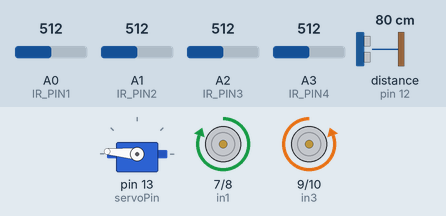
Recording of a sketch running on a simulated Arduino Uno, built with avr-gcc and run on an emulated ATmega328P. Shown: servo, motor-driver pin pairs drawn as motors (green arrow = first pin HIGH = forward, orange = second pin HIGH = backward, longer = more drive). Wiring (inferred from the names in the program): ultrasonic range finder: trigger pin 11; echo pin 12. The test bench sets the inputs (shaded band); at power-on: distance to the obstacle (sensor on pin 12) 80 cm, A0 (IR_PIN1) = 512, A1 (IR_PIN2) = 512, A2 (IR_PIN3) = 512, A3 (IR_PIN4) = 512. The echo pulse lasts 58.3 µs per cm; what the sketch prints to the serial monitor is not drawn.

Above: at 1.2 s.
1.3 s: distance to the obstacle (sensor on pin 12) set to 33 cm
At 2.0 s:
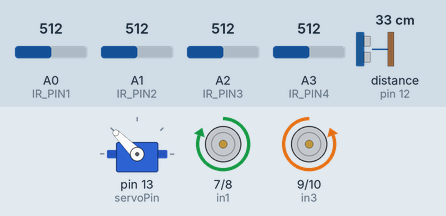
4.3 s: distance to the obstacle (sensor on pin 12) set to 29 cm
At 4.42 s:
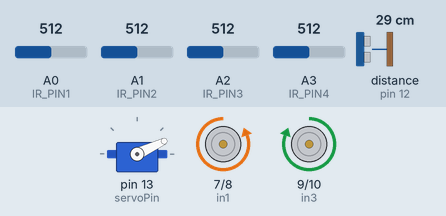
At 6.52 s:
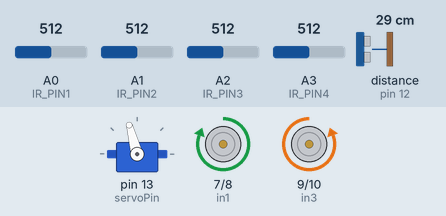
10.3 s: distance to the obstacle (sensor on pin 12) set to 2 cm
Timing chart, 0 to 19.3 s (numbered marks = the images above; inputs shaded):
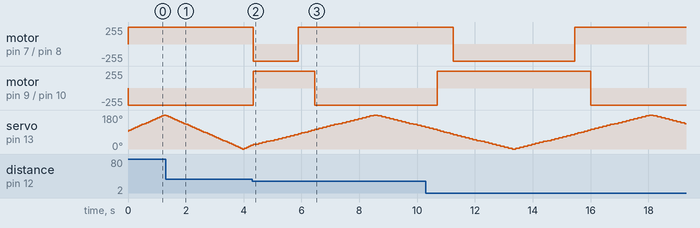

Measured:
- the behaviour switches between 31 and 30 cm on distance to the obstacle (sensor on pin 12) (found by bisection; images 1 and 2)
- after the input at 4.3 s, motor on pin 7 (in1) / pin 8 (in2): forward 255/255 → backward 255/255 at once, → forward 255/255 1.6 s later; motor on pin 9 (in3) / pin 10 (in4): backward 255/255 → forward 255/255 at once, → backward 255/255 2.1 s later

The sketch:

sumo-robot.ino
```cpp
#include <Servo.h>

// L298N დრაივერის კონფიგურაცია
const int in1 = 7;  // მარცხენა ძრავის პირველი ფეხი
const int in2 = 8;  // მარცხენა ძრავის მეორე ფეხი
const int in3 = 9;  // მარჯვენა ძრავის პირველი ფეხი
const int in4 = 10; // მარჯვენა ძრავის მეორე ფეხი

// IR სენსორების პინები
const int IR_PIN1 = A0;  // ყველაზე მარცხენა სენსორი
const int IR_PIN2 = A1;  // მარცხენა ცენტრალური სენსორი
const int IR_PIN3 = A2;  // მარჯვენა ცენტრალური სენსორი
const int IR_PIN4 = A3;  // ყველაზე მარჯვენა სენსორი

// ულტრასონიკური სენსორის პინები
const int trigPin = 11; // ტრიგერის პინი
const int echoPin = 12; // ექოს პინი

// სერვო ძრავის პინი
const int servoPin = 13;

// პარამეტრები
const int threshold = 500;      // IR სენსორების ზღვრული მნიშვნელობა (რეგულირდება ზედაპირის მიხედვით)
const int motorSpeed = 200;     // ძრავების სიჩქარე (0-255)
const int printDelay = 100;     // დიაგნოსტიკისთვის დაყოვნება
const int detectionDistance = 30; // მანძილი სანტიმეტრებში, როდესაც რობოტი რეაგირებს
const int scanDelay = 15;       // სკანირებისთვის დაყოვნება

Servo myServo;
int servoAngle = 90;  // საწყისი პოზიცია (პირდაპირ)
int scanDirection = 1; // 1 მარჯვნივ, -1 მარცხნივ

void setup() {
  Serial.begin(9600);

  // ძრავების პინების კონფიგურაცია
  pinMode(in1, OUTPUT);
  pinMode(in2, OUTPUT);
  pinMode(in3, OUTPUT);
  pinMode(in4, OUTPUT);

  // IR სენსორების პინები
  pinMode(IR_PIN1, INPUT);
  pinMode(IR_PIN2, INPUT);
  pinMode(IR_PIN3, INPUT);
  pinMode(IR_PIN4, INPUT);

  // ულტრასონიკური სენსორის პინები
  pinMode(trigPin, OUTPUT);
  pinMode(echoPin, INPUT);

  // სერვო ძრავის ინიციალიზაცია
  myServo.attach(servoPin);
  myServo.write(servoAngle);

  stopMotors();
}

void loop() {
  // სკანირების მიმართულების განახლება
  servoAngle += scanDirection * 5;

  // სერვო ძრავის პოზიციის შეზღუდვა
  if (servoAngle >= 180) {
    servoAngle = 180;
    scanDirection = -1;
  } else if (servoAngle <= 0) {
    servoAngle = 0;
    scanDirection = 1;
  }

  myServo.write(servoAngle);

  // მანძილის გაზომვა მიმდინარე მიმართულებით
  long distance = measureDistance();

  // თუ მოწინააღმდეგე აღმოჩენილია მოცემულ მანძილზე
  if (distance > 0 && distance < detectionDistance) {
    // მივუძღვნით მოწინააღმდეგეს
    approachTarget(servoAngle);
    delay(100); // მცირე დაყოვნება მოძრაობისთვის
    return; // არ ვამოწმებთ ხაზის სენსორებს ამ იტერაციაზე
  }

  // IR სენსორების წაკითხვა (შებრუნებული ლოგიკა შავი არენისთვის თეთრი საზღვრით)
  int s1 = analogRead(IR_PIN1) > threshold ? 1 : 0;  // 1 თეთრი (საზღვარი), 0 შავი
  int s2 = analogRead(IR_PIN2) > threshold ? 1 : 0;
  int s3 = analogRead(IR_PIN3) > threshold ? 1 : 0;
  int s4 = analogRead(IR_PIN4) > threshold ? 1 : 0;

  if (s1 || s2) {    // თეთრი საზღვარი მარცხნივ - მარჯვნივ მობრუნება
    turnRight();
  }
  else if (s3 || s4) { // თეთრი საზღვარი მარჯვნივ - მარცხნივ მობრუნება
    turnLeft();
  }
  else {              // საზღვარი არ ჩანს - წინ სვლა
    moveForward();
  }

  // დიაგნოსტიკა
  Serial.print("IR: ");
  Serial.print(s1); Serial.print(",");
  Serial.print(s2); Serial.print(",");
  Serial.print(s3); Serial.print(",");
  Serial.print(s4);
  Serial.print(" | კუთხე: ");
  Serial.print(servoAngle);
  Serial.print("° | მანძილი: ");
  Serial.print(distance);
  Serial.println(" სმ");

  delay(scanDelay);
}

long measureDistance() {
  digitalWrite(trigPin, LOW);
  delayMicroseconds(2);
  digitalWrite(trigPin, HIGH);
  delayMicroseconds(10);
  digitalWrite(trigPin, LOW);
  long duration = pulseIn(echoPin, HIGH);
  return duration * 0.034 / 2;
}

// ===== ძრავების კონტროლის ფუნქციები =====
void moveForward() {
  digitalWrite(in1, HIGH);
  digitalWrite(in2, LOW);
  digitalWrite(in3, HIGH);
  digitalWrite(in4, LOW);
}

void turnRight() {
  digitalWrite(in1, HIGH);
  digitalWrite(in2, LOW);
  digitalWrite(in3, LOW);
  digitalWrite(in4, HIGH);
}

void turnLeft() {
  digitalWrite(in1, LOW);
  digitalWrite(in2, HIGH);
  digitalWrite(in3, HIGH);
  digitalWrite(in4, LOW);
}

void stopMotors() {
  digitalWrite(in1, LOW);
  digitalWrite(in2, LOW);
  digitalWrite(in3, LOW);
  digitalWrite(in4, LOW);
}

void approachTarget(int angle) {
  // მიმართულების განსაზღვრა სერვოს მიმდინარე კუთხის მიხედვით
  if (angle < 80) {
    // მოწინააღმდეგე მარცხნივაა - მარცხნივ მობრუნება
    turnLeft();
    Serial.println("მოწინააღმდეგე მარცხნივ! მობრუნება...");
  } else if (angle > 100) {
    // მოწინააღმდეგე მარჯვნივაა - მარჯვნივ მობრუნება
    turnRight();
    Serial.println("მოწინააღმდეგე მარჯვნივ! მობრუნება...");
  } else {
    // მოწინააღმდეგე წინაა - წინ სვლა
    moveForward();
    Serial.println("მოწინააღმდეგე წინ! წინსვლა...");
  }
}
```
